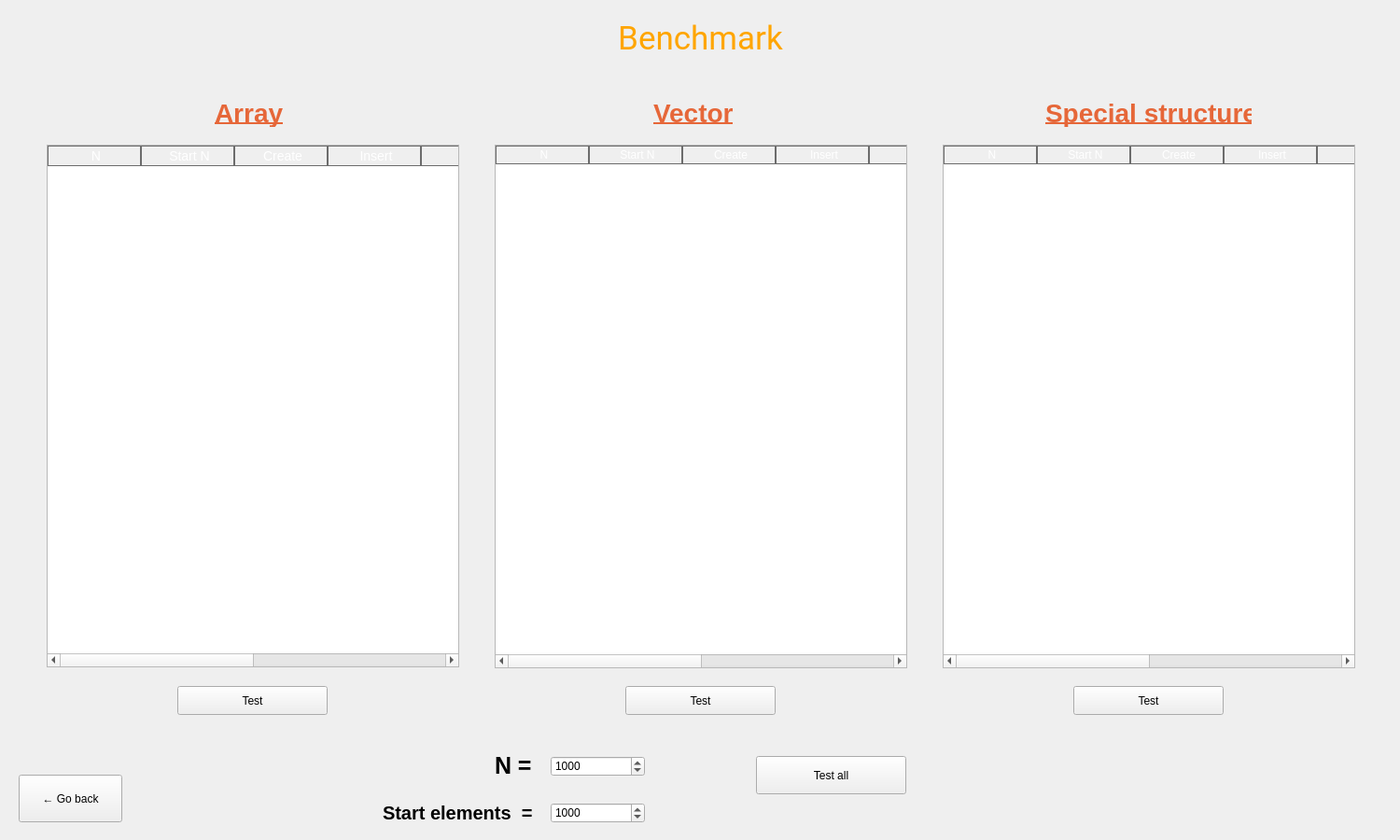
<?xml version="1.0" encoding="UTF-8"?>
<ui version="4.0">
 <class>benchmarkWindow</class>
 <widget class="QWidget" name="benchmarkWindow">
  <property name="geometry">
   <rect>
    <x>0</x>
    <y>0</y>
    <width>1500</width>
    <height>900</height>
   </rect>
  </property>
  <property name="windowTitle">
   <string>Form</string>
  </property>
  <widget class="QPushButton" name="backButton">
   <property name="geometry">
    <rect>
     <x>20</x>
     <y>830</y>
     <width>111</width>
     <height>51</height>
    </rect>
   </property>
   <property name="text">
    <string>← Go back</string>
   </property>
  </widget>
  <widget class="QLabel" name="pageName_1">
   <property name="geometry">
    <rect>
     <x>0</x>
     <y>0</y>
     <width>1501</width>
     <height>81</height>
    </rect>
   </property>
   <property name="styleSheet">
    <string notr="true">color: orange;
font-size: 35px;
font-family: Roboto;</string>
   </property>
   <property name="text">
    <string>Benchmark</string>
   </property>
   <property name="alignment">
    <set>Qt::AlignCenter</set>
   </property>
  </widget>
  <widget class="QPushButton" name="testAllButton">
   <property name="geometry">
    <rect>
     <x>810</x>
     <y>810</y>
     <width>161</width>
     <height>41</height>
    </rect>
   </property>
   <property name="text">
    <string>Test all</string>
   </property>
  </widget>
  <widget class="QTableWidget" name="arrayTable">
   <property name="geometry">
    <rect>
     <x>50</x>
     <y>155</y>
     <width>442</width>
     <height>560</height>
    </rect>
   </property>
   <property name="styleSheet">
    <string notr="true">QHeaderView::section {
    background-color: qlineargradient(x1:0, y1:0, x2:0, y2:1,
                                      stop:0 #DE6262,  stop:1 #FFB88C);
    color: white;
    padding-left: 4px;
    border: 1px solid #6c6c6c;
	font-size: 14px;
}

QTableView {
    selection-background-color: #dedede;

	selection-color: dark-grey;

	font-size:14px;
}


/* style the sort indicator */
QHeaderView::down-arrow {
    image: url(down_arrow.png);
}

QHeaderView::up-arrow {
    image: url(up_arrow.png);
}

QTableView::item {
}
</string>
   </property>
   <column>
    <property name="text">
     <string>N</string>
    </property>
   </column>
   <column>
    <property name="text">
     <string>Start N</string>
    </property>
   </column>
   <column>
    <property name="text">
     <string>Create</string>
    </property>
   </column>
   <column>
    <property name="text">
     <string>Insert</string>
    </property>
   </column>
   <column>
    <property name="text">
     <string>Get</string>
    </property>
   </column>
   <column>
    <property name="text">
     <string>Set</string>
    </property>
   </column>
   <column>
    <property name="text">
     <string>Remove</string>
    </property>
   </column>
   <column>
    <property name="text">
     <string>Time Σ</string>
    </property>
   </column>
  </widget>
  <widget class="QLabel" name="label_3">
   <property name="geometry">
    <rect>
     <x>700</x>
     <y>105</y>
     <width>121</width>
     <height>31</height>
    </rect>
   </property>
   <property name="styleSheet">
    <string notr="true">font-size: 28px;
font-weight: 500;
text-decoration: underline;
color: #e66739;</string>
   </property>
   <property name="text">
    <string>Vector</string>
   </property>
  </widget>
  <widget class="QPushButton" name="testSpecStructButton">
   <property name="geometry">
    <rect>
     <x>1150</x>
     <y>735</y>
     <width>161</width>
     <height>31</height>
    </rect>
   </property>
   <property name="text">
    <string>Test</string>
   </property>
  </widget>
  <widget class="QSpinBox" name="NCounter">
   <property name="geometry">
    <rect>
     <x>590</x>
     <y>810</y>
     <width>101</width>
     <height>22</height>
    </rect>
   </property>
   <property name="minimum">
    <number>1</number>
   </property>
   <property name="maximum">
    <number>100000000</number>
   </property>
   <property name="singleStep">
    <number>1000</number>
   </property>
   <property name="value">
    <number>1000</number>
   </property>
  </widget>
  <widget class="QLabel" name="label_2">
   <property name="geometry">
    <rect>
     <x>230</x>
     <y>105</y>
     <width>91</width>
     <height>31</height>
    </rect>
   </property>
   <property name="styleSheet">
    <string notr="true">font-size: 28px;
font-weight: 500;
text-decoration: underline;
color: #e66739;</string>
   </property>
   <property name="text">
    <string>Array</string>
   </property>
  </widget>
  <widget class="QPushButton" name="testArrayButton">
   <property name="geometry">
    <rect>
     <x>190</x>
     <y>735</y>
     <width>161</width>
     <height>31</height>
    </rect>
   </property>
   <property name="text">
    <string>Test</string>
   </property>
  </widget>
  <widget class="QTableWidget" name="specStructTable">
   <property name="geometry">
    <rect>
     <x>1010</x>
     <y>155</y>
     <width>442</width>
     <height>561</height>
    </rect>
   </property>
   <property name="styleSheet">
    <string notr="true">QHeaderView::section {
    background-color: qlineargradient(x1:0, y1:0, x2:0, y2:1,
                                      stop:0 #DE6262,  stop:1 #FFB88C);
    color: white;
    padding-left: 4px;
    border: 1px solid #6c6c6c;
}

QTableView {
    selection-background-color: #dedede;

	selection-color: dark-grey;

	font-size:15px;
}


/* style the sort indicator */
QHeaderView::down-arrow {
    image: url(down_arrow.png);
}

QHeaderView::up-arrow {
    image: url(up_arrow.png);
}

QTableView::item {
}
</string>
   </property>
   <column>
    <property name="text">
     <string>N</string>
    </property>
   </column>
   <column>
    <property name="text">
     <string>Start N</string>
    </property>
   </column>
   <column>
    <property name="text">
     <string>Create</string>
    </property>
   </column>
   <column>
    <property name="text">
     <string>Insert</string>
    </property>
   </column>
   <column>
    <property name="text">
     <string>Get</string>
    </property>
   </column>
   <column>
    <property name="text">
     <string>Set</string>
    </property>
   </column>
   <column>
    <property name="text">
     <string>Remove</string>
    </property>
   </column>
   <column>
    <property name="text">
     <string>Time Σ</string>
    </property>
   </column>
  </widget>
  <widget class="QTableWidget" name="vectorTable">
   <property name="geometry">
    <rect>
     <x>530</x>
     <y>155</y>
     <width>442</width>
     <height>561</height>
    </rect>
   </property>
   <property name="styleSheet">
    <string notr="true">QHeaderView::section {
    background-color: qlineargradient(x1:0, y1:0, x2:0, y2:1,
                                      stop:0 #DE6262,  stop:1 #FFB88C);
    color: white;
    padding-left: 4px;
    border: 1px solid #6c6c6c;
}

QTableView {
    selection-background-color: #dedede;

	selection-color: dark-grey;

	font-size:15px;
}


/* style the sort indicator */
QHeaderView::down-arrow {
    image: url(down_arrow.png);
}

QHeaderView::up-arrow {
    image: url(up_arrow.png);
}

QTableView::item {
}
</string>
   </property>
   <column>
    <property name="text">
     <string>N</string>
    </property>
   </column>
   <column>
    <property name="text">
     <string>Start N</string>
    </property>
   </column>
   <column>
    <property name="text">
     <string>Create</string>
    </property>
   </column>
   <column>
    <property name="text">
     <string>Insert</string>
    </property>
   </column>
   <column>
    <property name="text">
     <string>Get</string>
    </property>
   </column>
   <column>
    <property name="text">
     <string>Set</string>
    </property>
   </column>
   <column>
    <property name="text">
     <string>Remove</string>
    </property>
   </column>
   <column>
    <property name="text">
     <string>Time Σ</string>
    </property>
   </column>
  </widget>
  <widget class="QLabel" name="label_4">
   <property name="geometry">
    <rect>
     <x>1120</x>
     <y>105</y>
     <width>221</width>
     <height>31</height>
    </rect>
   </property>
   <property name="styleSheet">
    <string notr="true">font-size: 28px;
font-weight: 500;
text-decoration: underline;
color: #e66739;</string>
   </property>
   <property name="text">
    <string>Special structure</string>
   </property>
  </widget>
  <widget class="QPushButton" name="testVectorButton">
   <property name="geometry">
    <rect>
     <x>670</x>
     <y>735</y>
     <width>161</width>
     <height>31</height>
    </rect>
   </property>
   <property name="text">
    <string>Test</string>
   </property>
  </widget>
  <widget class="QLabel" name="label">
   <property name="geometry">
    <rect>
     <x>530</x>
     <y>810</y>
     <width>41</width>
     <height>21</height>
    </rect>
   </property>
   <property name="styleSheet">
    <string notr="true">font-size: 25px;
font-weight: 500;</string>
   </property>
   <property name="text">
    <string>N =</string>
   </property>
  </widget>
  <widget class="QLabel" name="label_5">
   <property name="geometry">
    <rect>
     <x>410</x>
     <y>860</y>
     <width>171</width>
     <height>21</height>
    </rect>
   </property>
   <property name="styleSheet">
    <string notr="true">font-size: 20px;
font-weight: 500;</string>
   </property>
   <property name="text">
    <string>Start elements  =</string>
   </property>
  </widget>
  <widget class="QSpinBox" name="startNCounter">
   <property name="geometry">
    <rect>
     <x>590</x>
     <y>860</y>
     <width>101</width>
     <height>22</height>
    </rect>
   </property>
   <property name="minimum">
    <number>0</number>
   </property>
   <property name="maximum">
    <number>1000000</number>
   </property>
   <property name="singleStep">
    <number>1000</number>
   </property>
   <property name="value">
    <number>1000</number>
   </property>
  </widget>
  <widget class="QLabel" name="errorMessage">
   <property name="geometry">
    <rect>
     <x>810</x>
     <y>860</y>
     <width>211</width>
     <height>21</height>
    </rect>
   </property>
   <property name="styleSheet">
    <string notr="true">QLabel {
	color: red;
}</string>
   </property>
   <property name="text">
    <string/>
   </property>
  </widget>
  <widget class="QLabel" name="message">
   <property name="geometry">
    <rect>
     <x>810</x>
     <y>860</y>
     <width>211</width>
     <height>21</height>
    </rect>
   </property>
   <property name="styleSheet">
    <string notr="true">QLabel {
	color: green;
}</string>
   </property>
   <property name="text">
    <string/>
   </property>
  </widget>
 </widget>
 <resources/>
 <connections/>
</ui>
